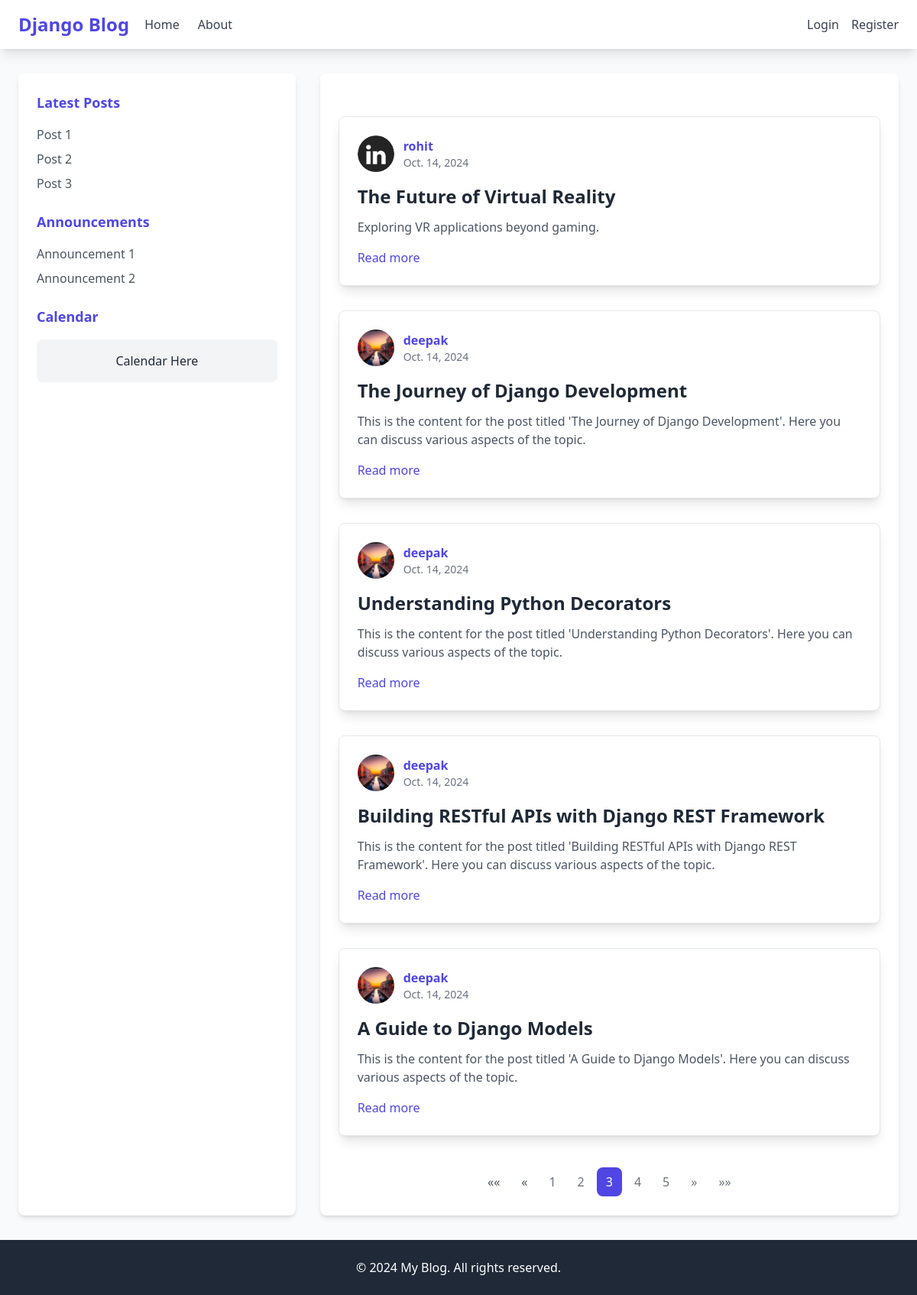
/?page=3, run on the app's committed database.
### post/models.py (models this page shows)
class Article(models.Model):
    title = models.CharField(max_length=255)  # Title of the article
    content = models.TextField()              # Content of the article
    date = models.DateField(default=timezone.now)  # Date of publication
    author = models.ForeignKey(User, on_delete=models.CASCADE)  # Author of the article

### users/models.py (models this page shows, shortened)
class Profile(models.Model):
    user = models.OneToOneField(User, on_delete=models.CASCADE)
    image = models.ImageField(default='profile_pics/default.jpg', upload_to='profile_pics')  # Added default image

### blog/views.py (the view)
# urls.py: path('', views.post_list_view, name='home'),
def post_list_view(request):
    posts = Post.objects.all()
    paginator = Paginator(posts, 5)  # Show 5 posts per page
    page_number = request.GET.get('page')  # Get the current page number from the query parameters
    page_obj = paginator.get_page(page_number)  # Get the posts for the current page
    context = {
        'posts': page_obj,
    }
    return render(request, 'home.html', context)

### templates/home.html (shortened to what this page needs)
{% extends 'base.html' %}
{% block content %}
<div class="container mx-auto mt-8">
    {% if posts %}
    <div class="grid grid-cols-1 gap-8">
        {% for post in posts %}
        <div class="p-6 bg-white border rounded-lg shadow-lg">
            <div class="flex items-center mb-4">
                {% if post.author.profile.image %}
                <img src="{{ post.author.profile.image.url }}" alt="{{ post.author.username }}'s Image"
                    class="object-cover w-12 h-12 mr-3 rounded-full">
                {% endif %}
                <div>
                    <p class="font-semibold">
                        <a href="{% url 'author_posts' post.author.username %}"
                            class="text-indigo-600 hover:underline">{{ post.author.username }}</a>
                    </p>
                    <p class="text-sm text-gray-500">{{ post.date }}</p>
                </div>
            </div>
            <h5 class="text-2xl font-bold text-gray-800">{{ post.title }}</h5>
            <p class="mt-3 text-gray-600">{{ post.content|truncatewords:50 }}</p>
            <a href="{% url 'post_detail' post.id %}" class="block mt-4 text-indigo-600 hover:underline">Read more</a>
        </div>
        {% endfor %}
    </div>
    <nav class="flex justify-center p-3 mt-10 overflow-hidden md:p-2">
        <ul class="flex items-center justify-center space-x-1">
            {% if posts.has_previous %}
            <li>
                <a class="px-3 py-2 text-gray-600 transition duration-200 rounded-lg hover:bg-gray-200 text-md"
                    href="?page=1" aria-label="First">&laquo;&laquo;</a>
            </li>
            <li>
                <a class="px-3 py-2 text-gray-600 transition duration-200 rounded-lg hover:bg-gray-200 text-md"
                    href="?page={{ posts.previous_page_number }}" aria-label="Previous">&laquo;</a>
            </li>
            {% endif %}
            {% for i in posts.paginator.page_range %}
            {% if posts.number == i %}
            <li>
                <span class="px-3 py-2 text-white bg-indigo-600 rounded-lg text-md">{{ i }}</span>
            </li>
            {% else %}
            <li>
                <a class="px-3 py-2 text-gray-500 rounded-lg hover:bg-gray-100 text-md" href="?page={{ i }}">{{ i }}</a>
            </li>
            {% endif %}
            {% endfor %}
            {% if posts.has_next %}
            <li>
                <a class="px-3 py-2 text-gray-500 transition duration-200 rounded-lg hover:bg-gray-200 text-md"
                    href="?page={{ posts.next_page_number }}" aria-label="Next">&raquo;</a>
            </li>
            <li>
                <a class="px-3 py-2 text-gray-500 transition duration-200 rounded-lg hover:bg-gray-200 text-md"
                    href="?page={{ posts.paginator.num_pages }}" aria-label="Last">&raquo;&raquo;</a>
            </li>
            {% endif %}
        </ul>
    </nav>
    {% else %}
    <p class="text-center text-gray-500">No blog posts available at the moment. Please check back later!</p>
    {% endif %}
</div>
{% endblock %}

### templates/base.html (style rules this page uses)
body { display: flex; flex-direction: column; min-height: 100vh; }

### data on the page
Article: author.profile.image (picture), author.username "rohit", date "Oct. 14, 2024", title "The Future of Virtual Reality", content "Exploring VR applications beyond gaming."
Article: author.profile.image (placeholder picture), author.username "deepak", date "Oct. 14, 2024", title "The Journey of Django Development", content "This is the content for the post titled 'The Journey of Django Development'. Here you can discuss various aspects of the topic."
Article: author.profile.image (placeholder picture), author.username "deepak", date "Oct. 14, 2024", title "Understanding Python Decorators", content "This is the content for the post titled 'Understanding Python Decorators'. Here you can discuss various aspects of the topic."
Article: author.profile.image (placeholder picture), author.username "deepak", date "Oct. 14, 2024", title "Building RESTful APIs with Django REST Framework", content "This is the content for the post titled 'Building RESTful APIs with Django REST Framework'. Here you can discuss various aspects of the topic."
Article: author.profile.image (placeholder picture), author.username "deepak", date "Oct. 14, 2024", title "A Guide to Django Models", content "This is the content for the post titled 'A Guide to Django Models'. Here you can discuss various aspects of the topic."

### other printed values
{{ i }} "1" "2" "4" "5"
{{ i }} "3"
